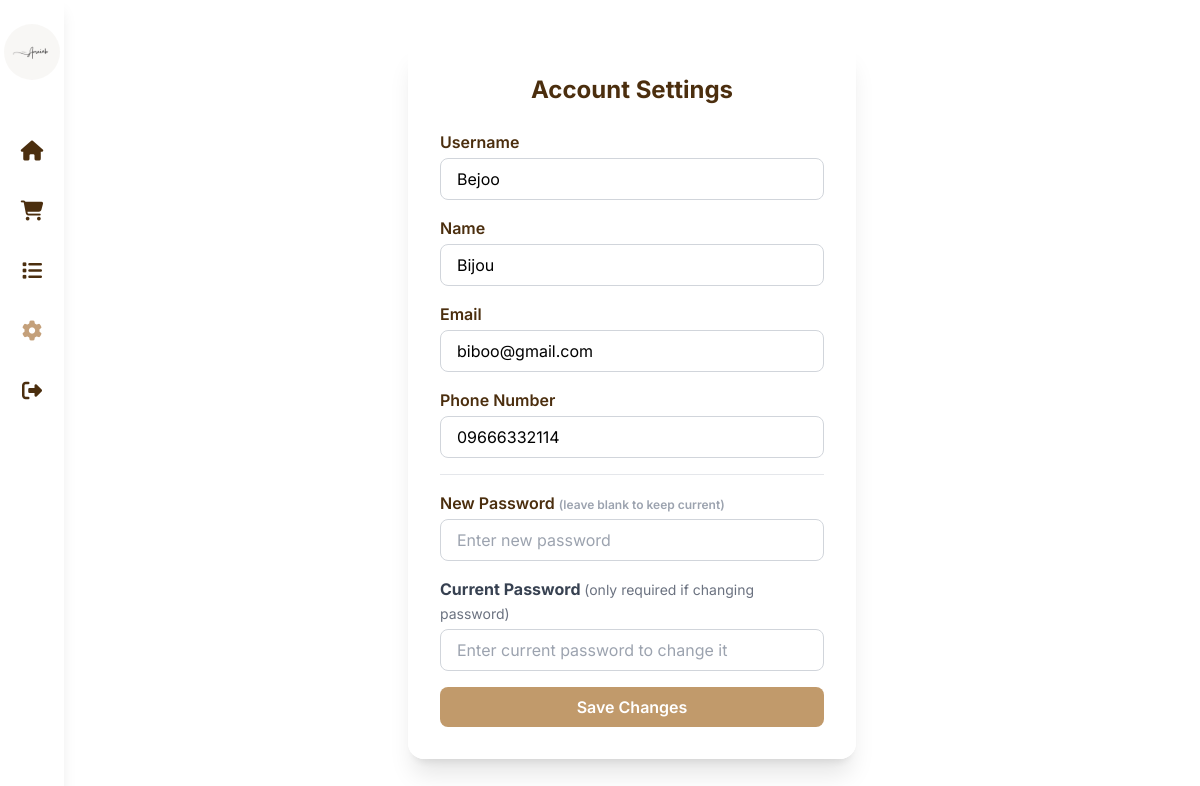
/all/setting.php (signed in), run on the app's committed database.
### tables this page shows
CREATE TABLE `customer` (
  `CustomerID` int(11) NOT NULL,
  `CustomerFN` varchar(50) NOT NULL,
  `CustomerLN` varchar(50) NOT NULL,
  `C_Username` varchar(50) NOT NULL,
  `C_Password` varchar(255) NOT NULL,
  `C_PhoneNumber` varchar(20) NOT NULL,
  `C_Email` varchar(100) NOT NULL
);

### classes/database.php (called while the page is built, shortened)
<?php
class database {
    function opencon() {
        return new PDO('mysql:host=localhost;dbname=amaihatest', 'root', '');
    }
    function getUserData($userID, $userType) {
        $con = $this->opencon();
        $sql = ''; $fieldMap = [];
        switch ($userType) {
            case 'customer':
                $sql = "SELECT * FROM customer WHERE CustomerID = ?";
                $fieldMap = [ 'username' => 'C_Username', 'name' => 'CustomerFN', 'email' => 'C_Email', 'phone' => 'C_PhoneNumber' ];
                break;
        }
        $stmt = $con->prepare($sql);
        $stmt->execute([$userID]);
        $dbData = $stmt->fetch(PDO::FETCH_ASSOC);
        $standardizedData = [];
        foreach ($fieldMap as $standardKey => $dbKey) {
            $standardizedData[$standardKey] = $dbData[$dbKey] ?? '';
        }
        return $standardizedData;
    }
}

### all/setting.php (the view, shortened to what this page needs)
<?php
require_once('../classes/database.php');
$con = new database();
$loggedInUserType = '';
$userID = null;
if (isset($_SESSION['OwnerID'])) {
    $loggedInUserType = 'owner';
    $userID = $_SESSION['OwnerID'];
    $pageTitle = "Owner Settings";
} elseif (isset($_SESSION['EmployeeID'])) {
    $loggedInUserType = 'employee';
    $userID = $_SESSION['EmployeeID'];
    $pageTitle = "Employee Settings";
} elseif (isset($_SESSION['CustomerID'])) {
    $loggedInUserType = 'customer';
    $userID = $_SESSION['CustomerID'];
} else {
    header('Location: login.php');
    exit();
}
$userData = $con->getUserData($userID, $loggedInUserType);
?>
<!DOCTYPE html>
<html lang="en">
<head>
    <script src="https://cdn.tailwindcss.com"></script>
    <link href="https://cdnjs.cloudflare.com/ajax/libs/font-awesome/6.5.0/css/all.min.css" rel="stylesheet" />
</head>
<body class="min-h-screen flex">
  <?php if ($loggedInUserType == 'owner'): ?>
    <aside class="bg-white bg-opacity-90 backdrop-blur-sm w-16 flex flex-col items-center py-6 space-y-8 shadow-lg">
        <img src="../images/logo.png" alt="Logo" class="w-10 h-10 rounded-full mb-4" />
        <?php $current = basename($_SERVER['PHP_SELF']); ?>
        <button title="Dashboard" onclick="window.location.href='../Owner/dashboard.php'">
            <i class="fas fa-chart-line text-xl <?= $current == 'dashboard.php' ? 'text-[#C4A07A]' : 'text-[#4B2E0E]' ?>"></i>
        </button>
        <button title="Home" onclick="window.location.href='../Owner/mainpage.php'">
            <i class="fas fa-home text-xl <?= $current == 'mainpage.php' ? 'text-[#C4A07A]' : 'text-[#4B2E0E]' ?>"></i>
        </button>
        <button title="Orders" onclick="window.location.href='../Owner/page.php'">
            <i class="fas fa-shopping-cart text-xl <?= $current == 'page.php' ? 'text-[#C4A07A]' : 'text-[#4B2E0E]' ?>"></i>
        </button>
        <button title="Order List" onclick="window.location.href='../all/tranlist.php'">
            <i class="fas fa-list text-xl <?= $current == 'tranlist.php' ? 'text-[#C4A07A]' : 'text-[#4B2E0E]' ?>"></i>
        </button>
        <button title="Inventory" onclick="window.location.href='../Owner/product.php'">
            <i class="fas fa-box text-xl <?= $current == 'product.php' ? 'text-[#C4A07A]' : 'text-[#4B2E0E]' ?>"></i>
        </button>
        <button title="Users" onclick="window.location.href='../Owner/user.php'">
            <i class="fas fa-users text-xl <?= $current == 'user.php' ? 'text-[#C4A07A]' : 'text-[#4B2E0E]' ?>"></i>
        </button>
        <button title="Settings" onclick="window.location.href='../all/setting.php'">
            <i class="fas fa-cog text-xl <?= $current == 'setting.php' ? 'text-[#C4A07A]' : 'text-[#4B2E0E]' ?>"></i>
        </button>
        <button id="logout-btn" title="Logout">
            <i class="fas fa-sign-out-alt text-xl text-[#4B2E0E]"></i>
        </button>
    </aside>
  <?php elseif ($loggedInUserType == 'customer'): ?>
     <?php $currentPage = basename($_SERVER['PHP_SELF']); ?>
     <aside class="bg-white bg-opacity-90 backdrop-blur-sm w-16 flex flex-col items-center py-6 space-y-8 shadow-lg">
        <img src="../images/logo.png" alt="Logo" style="width: 56px; height: 56px; border-radius: 9999px; margin-bottom: 25px;" />
        <button aria-label="Home" class="text-xl" title="Home" type="button" onclick="window.location='../Customer/advertisement.php'">
            <i class="fas fa-home <?= $currentPage === 'advertisement.php' ? 'text-[#C4A07A]' : 'text-[#4B2E0E]' ?>"></i>
        </button>
        <button aria-label="Cart" class="text-xl" title="Cart" type="button" onclick="window.location='../Customer/customerpage.php'">
            <i class="fas fa-shopping-cart <?= $currentPage === 'customerpage.php' ? 'text-[#C4A07A]' : 'text-[#4B2E0E]' ?>"></i>
        </button>
        <button aria-label="Order List" class="text-xl" title="Order List" type="button" onclick="window.location='../Customer/transactionrecords.php'">
            <i class="fas fa-list <?= $currentPage === 'transactionrecords.php' ? 'text-[#C4A07A]' : 'text-[#4B2E0E]' ?>"></i>
        </button>
        <button aria-label="Settings" class="text-xl" title="Settings" type="button" onclick="window.location='../all/setting.php'">
            <i class="fas fa-cog <?= $currentPage === 'setting.php' ? 'text-[#C4A07A]' : 'text-[#4B2E0E]' ?>"></i>
        </button>
        <button id="logout-btn" aria-label="Logout" name="logout" class="text-xl" title="Logout" type="button">
            <i class="fas fa-sign-out-alt text-[#4B2E0E]"></i>
        </button>
    </aside>
  <?php endif; ?>
  <div class="flex-grow flex items-center justify-center p-4">
    <div class="bg-white/90 rounded-2xl shadow-xl p-8 w-full max-w-md">
        <h2 class="text-2xl font-bold text-[#4B2E0E] mb-6 text-center">Account Settings</h2>
        <form method="POST" class="space-y-4">
            <div>
                <label class="block text-[#4B2E0E] font-semibold mb-1">Username</label>
                <input type="text" name="username" value="<?php echo htmlspecialchars($userData['username'] ?? ''); ?>" class="w-full px-4 py-2 rounded-lg border border-gray-300 focus:ring-[#c19a6b] focus:outline-none" required>
            </div>
            <div>
                <label class="block text-[#4B2E0E] font-semibold mb-1">Name</label>
                <input type="text" name="name" value="<?php echo htmlspecialchars($userData['name'] ?? ''); ?>" class="w-full px-4 py-2 rounded-lg border border-gray-300 focus:ring-[#c19a6b] focus:outline-none" required>
            </div>
            <div>
                <label class="block text-[#4B2E0E] font-semibold mb-1">Email</label>
                <input type="email" name="email" value="<?php echo htmlspecialchars($userData['email'] ?? ''); ?>" class="w-full px-4 py-2 rounded-lg border border-gray-300 focus:ring-[#c19a6b] focus:outline-none" required>
            </div>
            <div>
                <label class="block text-[#4B2E0E] font-semibold mb-1">Phone Number</label>
                <input type="text" name="phone" value="<?php echo htmlspecialchars($userData['phone'] ?? ''); ?>" class="w-full px-4 py-2 rounded-lg border border-gray-300 focus:ring-[#c19a6b] focus:outline-none" required>
            </div>
            <hr/>
            <div>
                <label class="block text-[#4B2E0E] font-semibold mb-1">New Password <span class="text-xs text-gray-400">(leave blank to keep current)</span></label>
                <input type="password" name="new_password" class="w-full px-4 py-2 rounded-lg border border-gray-300 focus:ring-[#c19a6b] focus:outline-none" placeholder="Enter new password">
            </div>
             <div>
                <label class="block text-gray-700 font-bold mb-1">Current Password <span class="text-sm font-normal text-gray-500">(only required if changing password)</span></label>
                <input type="password" name="current_password" class="w-full px-4 py-2 rounded-lg border border-gray-300 focus:ring-red-500 focus:border-red-500 focus:outline-none" placeholder="Enter current password to change it">
            </div>
            <button type="submit" class="w-full bg-[#c19a6b] hover:bg-[#a17850] text-white font-semibold py-2 rounded-lg transition">Save Changes</button>
        </form>
    </div>
  </div>
</body>
</html>

### all/setting.php (style rules this page uses)
body { font-family: 'Inter', sans-serif; background: url('../images/LAbg.png') no-repeat center center fixed; background-size: cover; }

### data on the page
customer: username "Bejoo", name "Bijou", email "biboo@gmail.com", phone "09666332114"
